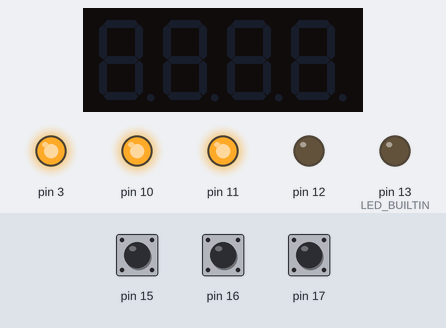
A sketch run on a simulated Arduino Uno, built with avr-gcc and run on an emulated ATmega328P. Shown: 4-digit seven-segment display, output pins drawn as LEDs (lit = HIGH). The inputs (shaded band) are chosen by the test bench; at power-on: pin 15 HIGH, pin 16 HIGH, pin 17 HIGH.

Above: at 0.1 s.
At 10.9 s:
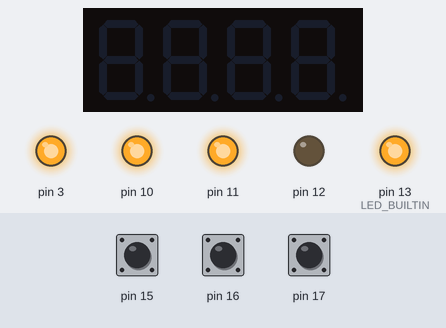
At 17.9 s:
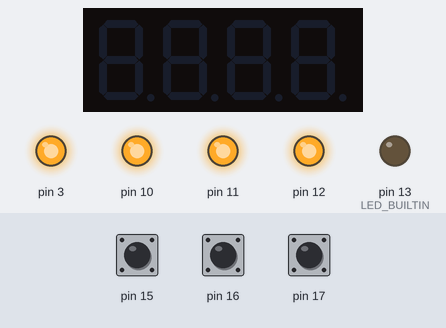
At 38.7 s:
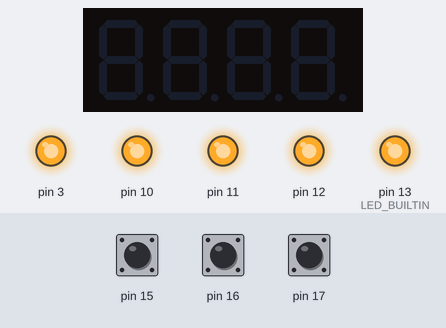
Timing chart, 0 to 40.0 s (numbered marks = the images above):
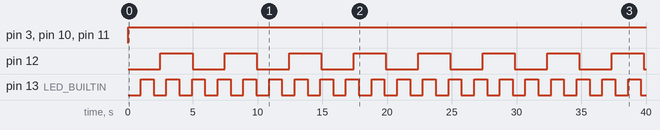

Measured:
- by itself, pin 3, pin 10, pin 11: LOW → HIGH at 0.00 s
- by itself, pin 12: alternates HIGH for 2.5 s and LOW for 2.5 s
- by itself, pin 13 (LED_BUILTIN): alternates HIGH for 0.99 s and LOW for 0.99 s

The sketch:

Exec1.ino
```cpp
#include <Arduino_FreeRTOS.h>
#include <MultiFuncShield.h>
#include <TimerOne.h>

void TaskBlink1( void *pvParameters );
void TaskBlink2( void *pvParameters );

void setup() {
  // put your setup code here, to run once:
  //Setup UART
  Serial.begin(9600);

  //Initialize MFS shield library
  Timer1.initialize();
  MFS.initialize(&Timer1);

  //Create task to toogle  LED D1
  xTaskCreate(
              TaskBlink1, // Function to be called
              "Blink1",    // Name of task for debuging
              128,        // Stack size
              NULL,       // Parameter to pass to function
              1,          // Task priority (0 to configMAX_PRIORITIES -1)
              NULL);      // Task handle

  //Create task to toogle  LED D2
  xTaskCreate( TaskBlink2, "Blink2", 128, NULL, 1, NULL );

  //Start Scheduler that will manage tasks
  vTaskStartScheduler();

}

void TaskBlink1( void *pvParameters )
{
  pinMode(LED_BUILTIN, OUTPUT);
  while(1)
  {
    MFS.writeLeds(LED_1,ON);
    vTaskDelay( 1000 / portTICK_PERIOD_MS );
    MFS.writeLeds(LED_1,OFF);
    vTaskDelay( 1000 / portTICK_PERIOD_MS );
  }
}

void TaskBlink2( void *pvParameters )
{
  pinMode(LED_BUILTIN, OUTPUT);
  while(1)
  {
    MFS.writeLeds(LED_2,ON);
    vTaskDelay( 2500 / portTICK_PERIOD_MS );
    MFS.writeLeds(LED_2,OFF);
    vTaskDelay( 2500 / portTICK_PERIOD_MS );
  }
}


void loop() {
  // put your main code here, to run repeatedly:
}
```
